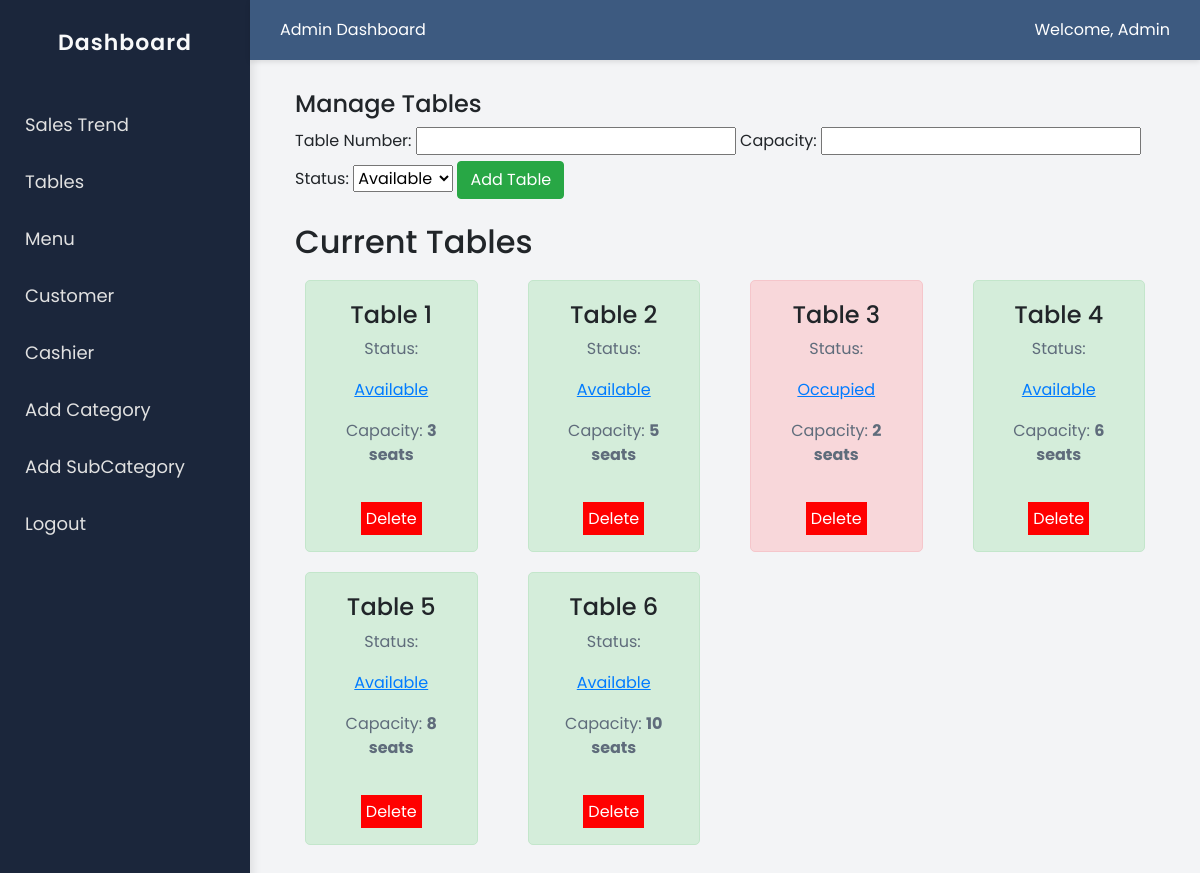
Screenshot of /admin/admin_tables.php (signed in) with the database file from the repository.
### tables this page shows
CREATE TABLE `tables` (
  `table_id` int(11) NOT NULL,
  `table_num` int(11) NOT NULL,
  `status` enum('available','occupied') NOT NULL DEFAULT 'available',
  `capacity` int(11) NOT NULL DEFAULT 0
);

### admin/admin_tables.php (the view, shortened to what this page needs)
<?php
include '../conn/connection.php';
 include 'dashboard_flex.php';
$query = "SELECT * FROM tables";
$result = $conn->query($query);
?>
    <link rel="stylesheet" href="https://stackpath.bootstrapcdn.com/bootstrap/4.5.2/css/bootstrap.min.css">
<div class="container">
    <h4>Manage Tables</h4>
    <form method="post" action="add_table.php" class="mb-4">
        <label for="table_num">Table Number:</label>
        <input type="text" id="table_num" name="table_num" required>
        <label for="capacity">Capacity:</label>
        <input type="number" id="capacity" name="capacity" min="1" required>
        <label for="status">Status:</label>
        <select id="status" name="status" required>
            <option value="available">Available</option>
        </select>
        <input type="submit" value="Add Table" class="btn btn-success">
    </form>
    <h2>Current Tables</h2>
    <div class="row">
        <?php if ($result->num_rows > 0): ?>
            <?php while ($row = $result->fetch_assoc()): ?>
                <div class="col-md-3">
                    <div class="table-box <?php echo htmlspecialchars($row['status']); ?>">
                        <h4>Table <?php echo htmlspecialchars($row['table_num']); ?></h4>
                        <p>Status: <strong>
                            <form method="POST" action="" style="display:inline;">
                                <button type="submit" class="btn btn-link p-0" style="text-decoration: underline;"><?= ucfirst($row['status']); ?></button>
                            </form>
                        </strong></p>
                        <p>Capacity: <strong><?php echo htmlspecialchars($row['capacity']); ?> seats</strong></p>
                        <br>
                        <a href="delete_table.php?table_id=<?= $row['table_id'] ?>" class="delete-button" onclick="return confirm('Are you sure you want to delete this table?');">Delete</a>
                    </div>
                </div>
            <?php endwhile; ?>
        <?php else: ?>
            <div class="col-12">
                <div class="text-center">No tables found</div>
            </div>
        <?php endif; ?>
    </div>
</div>
</body>
</html>

### admin/dashboard_flex.php (style rules this page uses)
* { margin: 0; padding: 0; box-sizing: border-box; font-family: 'Poppins', sans-serif; }
body { display: flex; min-height: 100vh; background-color: #f3f4f6; }
.main-content p { font-size: 16px; color: #5f6c7b; }

### admin/admin_tables.php (style rules this page uses)
.table-box { border: 1px solid #ddd; border-radius: 5px; padding: 20px; margin: 10px; text-align: center; cursor: pointer; }
.available { background-color: #d4edda; border-color: #c3e6cb; }
.occupied { background-color: #f8d7da; border-color: #f5c6cb; }
.delete-button { background-color: red; color: white; border: none; padding: 5px; cursor: pointer; margin-top: 5px; text-decoration: none; }

### rows the page displays
tables: table_num "1", status "Available", capacity "3"
tables: table_num "2", status "Available", capacity "5"
tables: table_num "3", status "Occupied", capacity "2"
tables: table_num "4", status "Available", capacity "6"
tables: table_num "5", status "Available", capacity "8"
tables: table_num "6", status "Available", capacity "10"
